Frame 1 (no input): blank canvas, image omitted
Frame 60 (no input): blank canvas, image omitted
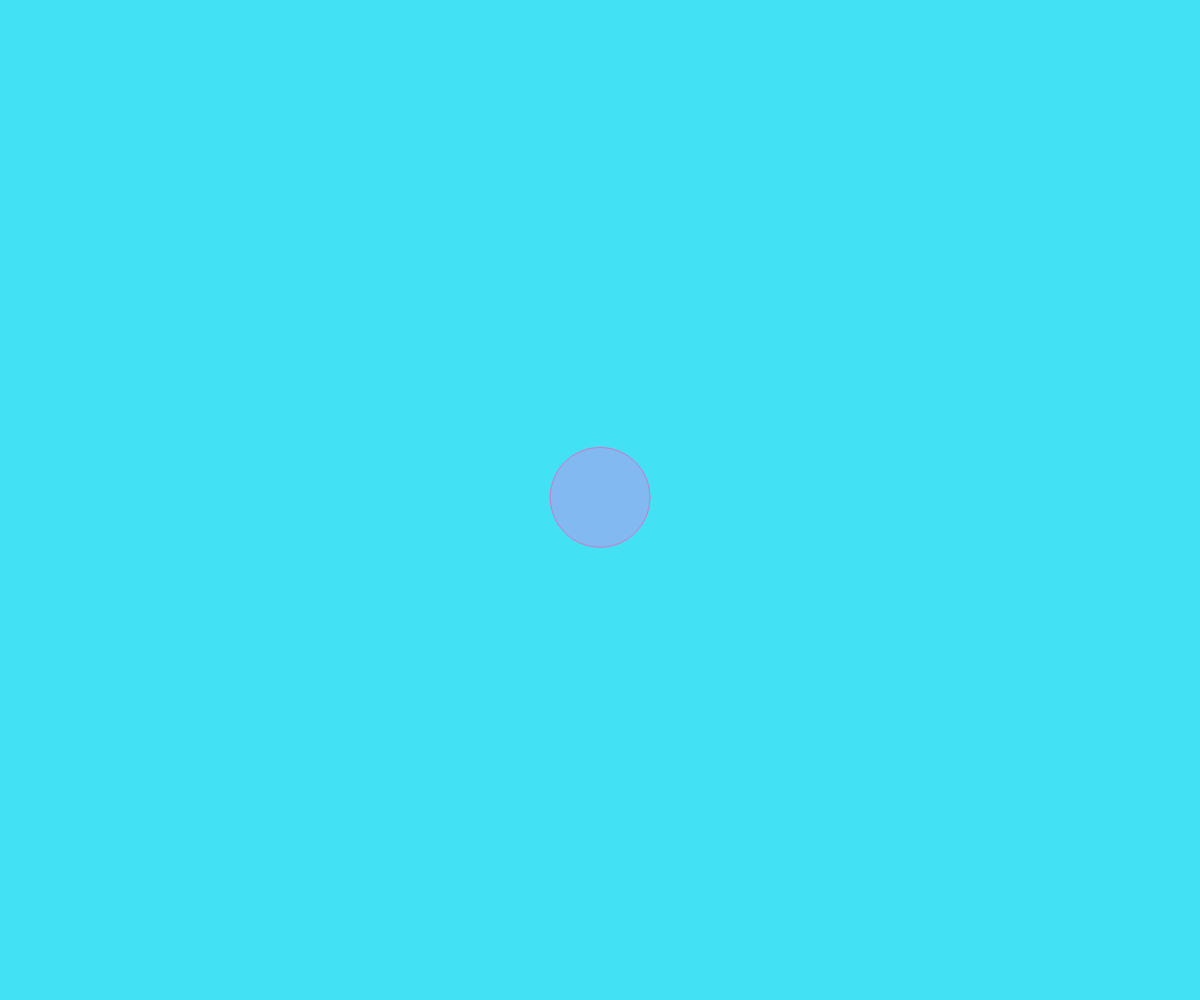
Frame 120 (the mouse pressed at the canvas centre since frame 60)

The p5.js sketch whose frames 1 and 60 were blank and that drew this single picture after the mouse press (run headless with seeded random() and noise() and a simulated clock; from frame 60 on, the mouse is pressed at the canvas centre):

// p5.js sketch
// ── sketch.js
var bubbles = [];

function setup() {
  createCanvas(windowWidth, windowHeight);
}

function mousePressed(){
  var b = new Bubble(mouseX, mouseY);
  bubbles.push(b);
}

function draw() {
  background('#42e2f4');
  //backwards for loop, so that it doesn't get stuck
  for (var i = bubbles.length-1; i >= 0; i--){
    bubbles[i].update();
    bubbles[i].display();
    //if this evaluates to zero, then returns true and object gets deleted
    if (bubbles[i].isFinished()){
      bubbles.splice(i, 1);
    }
  }
}
// ── bubble.js
function Bubble(x, y) {
  this.x = x;
  this.y = y;
  this.lifespan = 150;
  
  this.display = function() {
    stroke(214, 117, 202);
    fill(247, 108, 231, this.lifespan);
    ellipse(this.x, this.y, 100, 100);
  }
  
  this.isFinished = function() {
    if (this.lifespan < 0){
      return true;
    } else {
      return false;
    }
  }
  
  this.update = function (){
  this.x = this.x + random(-1, 1);
  this.y = this.y + random(-1, 1);
  this.lifespan--;
  }
}
